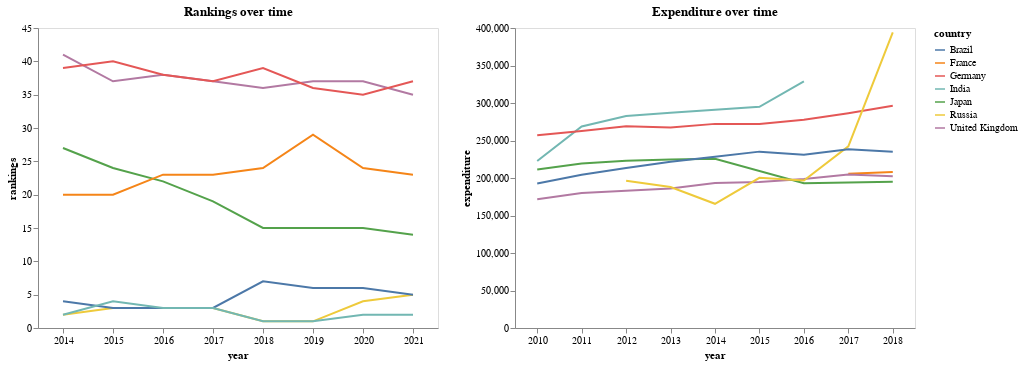

Source (notebook cell):
### Code cell
selection = alt.selection_multi(fields=['country'], bind='legend')
chart1 = alt.Chart(x,  title="Rankings over time").mark_line().encode(
    x=alt.X('year:N', axis=alt.Axis(tickMinStep = 0.5, labelAngle=0)),
    y=alt.Y('count', title='rankings'),
    color='country:N',
    opacity=alt.condition(selection, alt.value(1), alt.value(0.2))
).add_selection(
    selection
).properties(
    width=400,
    height=300
)


chart2 = alt.Chart(x_spending, title="Expenditure over time").mark_line().encode(
    x=alt.X('year:N', axis=alt.Axis(tickMinStep = 0.5, labelAngle=0)),
    y='expenditure',
    color='country:N',
    opacity=alt.condition(selection, alt.value(1), alt.value(0.2))
).add_selection(
    selection
).properties(
    width=400,
    height=300
)
alt.hconcat(chart1, chart2).configure_axis(
    grid=False)

### Figure 1 — Vega-Lite specification as saved in the notebook (floating-point values rounded to 4 significant figures)
{"config": {"view": {"continuousWidth": 400, "continuousHeight": 300}, "axis": {"grid": false}}, "hconcat": [{"data": {"name": "data-8b6ffeaad08d968b35ff94fa9a4d73fd"}, "mark": "line", "encoding": {"color": {"type": "nominal", "field": "country"}, "opacity": {"condition": {"value": 1, "selection": "selector001"}, "value": 0.2}, "x": {"type": "nominal", "axis": {"labelAngle": 0, "tickMinStep": 0.5}, "field": "year"}, "y": {"type": "quantitative", "field": "count", "title": "rankings"}}, "height": 300, "selection": {"selector001": {"type": "multi", "fields": ["country"], "bind": "legend"}}, "title": "Rankings over time", "width": 400}, {"data": {"name": "data-1bacc9dd47924da96362f6abc06f5616"}, "mark": "line", "encoding": {"color": {"type": "nominal", "field": "country"}, "opacity": {"condition": {"value": 1, "selection": "selector001"}, "value": 0.2}, "x": {"type": "nominal", "axis": {"labelAngle": 0, "tickMinStep": 0.5}, "field": "year"}, "y": {"type": "quantitative", "field": "expenditure"}}, "height": 300, "selection": {"selector001": {"type": "multi", "fields": ["country"], "bind": "legend"}}, "title": "Expenditure over time", "width": 400}], "$schema": "https://vega.github.io/schema/vega-lite/v4.8.1.json", "datasets": {"data-8b6ffeaad08d968b35ff94fa9a4d73fd": [{"world_rank": 4, "country": "United Kingdom", "year": 2014, "count": 41}, {"world_rank": 13, "country": "Japan", "year": 2014, "count": 27}, {"world_rank": 35, "country": "France", "year": 2014, "count": 20}, {"world_rank": 48, "country": "Russia", "year": 2014, "count": 2}, {"world_rank": 82, "country": "Germany", "year": 2014, "count": 39}, {"world_rank": 131, "country": "Brazil", "year": 2014, "count": 4}, {"world_rank": 328, "country": "India", "year": 2014, "count": 2}, {"world_rank": 4, "country": "United Kingdom", "year": 2015, "count": 37}, {"world_rank": 13, "country": "Japan", "year": 2015, "count": 24}, {"world_rank": 36, "country": "France", "year": 2015, "count": 20}, {"world_rank": 59, "country": "Russia", "year": 2015, "count": 3}, {"world_rank": 76, "country": "Germany", "year": 2015, "count": 40}, {"world_rank": 132, "country": "Brazil", "year": 2015, "count": 3}, {"world_rank": 341, "country": "India", "year": 2015, "count": 4}, {"world_rank": 4, "country": "United Kingdom", "year": 2016, "count": 38}, {"world_rank": 13, "country": "Japan", "year": 2016, "count": 22}, {"world_rank": 36, "country": "France", "year": 2016, "count": 23}, {"world_rank": 76, "country": "Germany", "year": 2016, "count": 38}, {"world_rank": 77, "country": "Russia", "year": 2016, "count": 3}, {"world_rank": 138, "country": "Brazil", "year": 2016, "count": 3}, {"world_rank": 354, "country": "India", "year": 2016, "count": 3}, {"world_rank": 4, "country": "United Kingdom", "year": 2017, "count": 37}, {"world_rank": 13, "country": "Japan", "year": 2017, "count": 19}, {"world_rank": 35, "country": "France", "year": 2017, "count": 23}, {"world_rank": 71, "country": "Germany", "year": 2017, "count": 37}, {"world_rank": 97, "country": "Russia", "year": 2017, "count": 3}, {"world_rank": 145, "country": "Brazil", "year": 2017, "count": 3}, {"world_rank": 397, "country": "India", "year": 2017, "count": 3}, {"world_rank": 4, "country": "United Kingdom", "year": 2018, "count": 36}, {"world_rank": 12, "country": "Japan", "year": 2018, "count": 15}, {"world_rank": 29, "country": "France", "year": 2018, "count": 24}, {"world_rank": 46, "country": "Germany", "year": 2018, "count": 39}, {"world_rank": 77, "country": "Brazil", "year": 2018, "count": 7}, {"world_rank": 126, "country": "Russia", "year": 2018, "count": 1}, {"world_rank": 420, "country": "India", "year": 2018, "count": 1}, {"world_rank": 4, "country": "United Kingdom", "year": 2019, "count": 37}, {"world_rank": 13, "country": "Japan", "year": 2019, "count": 15}, {"world_rank": 32, "country": "France", "year": 2019, "count": 29}, {"world_rank": 51, "country": "Germany", "year": 2019, "count": 36}, {"world_rank": 128, "country": "Brazil", "year": 2019, "count": 6}, {"world_rank": 222, "country": "Russia", "year": 2019, "count": 1}, {"world_rank": 435, "country": "India", "year": 2019, "count": 1}, {"world_rank": 4, "country": "United Kingdom", "year": 2020, "count": 37}, {"world_rank": 14, "country": "Japan", "year": 2020, "count": 15}, {"world_rank": 21, "country": "France", "year": 2020, "count": 24}, {"world_rank": 49, "country": "Germany", "year": 2020, "count": 35}, {"world_rank": 103, "country": "Brazil", "year": 2020, "count": 6}, {"world_rank": 193, "country": "Russia", "year": 2020, "count": 4}, {"world_rank": 415, "country": "India", "year": 2020, "count": 2}, {"world_rank": 4, "country": "United Kingdom", "year": 2021, "count": 35}, {"world_rank": 13, "country": "Japan", "year": 2021, "count": 14}, {"world_rank": 21, "country": "France", "year": 2021, "count": 23}, {"world_rank": 44, "country": "Germany", "year": 2021, "count": 37}, {"world_rank": 105, "country": "Brazil", "year": 2021, "count": 5}, {"world_rank": 194, "country": "Russia", "year": 2021, "count": 5}, {"world_rank": 415, "country": "India", "year": 2021, "count": 2}], "data-1bacc9dd47924da96362f6abc06f5616": [{"year": 2017, "country": "France", "educational_spending": 167400.0, "expenditure": 205600.0}, {"year": 2018, "country": "France", "educational_spending": 169200.0, "expenditure": 208200.0}, {"year": 2010, "country": "India", "educational_spending": 1089.0, "expenditure": 222600.0}, {"year": 2011, "country": "India", "educational_spending": 1243.0, "expenditure": 268600.0}, {"year": 2012, "country": "India", "educational_spending": 1446.0, "expenditure": 282800.0}, {"year": 2013, "country": "India", "educational_spending": 282.9, "expenditure": 287100.0}, {"year": 2015, "country": "India", "educational_spending": 1516.0, "expenditure": 294900.0}, {"year": 2016, "country": "India", "educational_spending": 1667.0, "expenditure": 328800.0}, {"year": 2010, "country": "United Kingdom", "educational_spending": 147500.0, "expenditure": 171700.0}, {"year": 2011, "country": "United Kingdom", "educational_spending": 147400.0, "expenditure": 180000.0}, {"year": 2013, "country": "United Kingdom", "educational_spending": 150100.0, "expenditure": 186100.0}, {"year": 2014, "country": "United Kingdom", "educational_spending": 155400.0, "expenditure": 193200.0}, {"year": 2015, "country": "United Kingdom", "educational_spending": 158400.0, "expenditure": 194500.0}, {"year": 2016, "country": "United Kingdom", "educational_spending": 158200.0, "expenditure": 198800.0}, {"year": 2017, "country": "United Kingdom", "educational_spending": 161700.0, "expenditure": 204800.0}, {"year": 2018, "country": "United Kingdom", "educational_spending": 158300.0, "expenditure": 202200.0}, {"year": 2010, "country": "Germany", "educational_spending": 195000.0, "expenditure": 257100.0}, {"year": 2011, "country": "Germany", "educational_spending": 197800.0, "expenditure": 262600.0}, {"year": 2012, "country": "Germany", "educational_spending": 204100.0, "expenditure": 269000.0}, {"year": 2013, "country": "Germany", "educational_spending": 204100.0, "expenditure": 267300.0}, {"year": 2014, "country": "Germany", "educational_spending": 208000.0, "expenditure": 272200.0}, {"year": 2015, "country": "Germany", "educational_spending": 208300.0, "expenditure": 272100.0}, {"year": 2016, "country": "Germany", "educational_spending": 212200.0, "expenditure": 277500.0}, {"year": 2017, "country": "Germany", "educational_spending": 219700.0, "expenditure": 286400.0}, {"year": 2018, "country": "Germany", "educational_spending": 227500.0, "expenditure": 296400.0}, {"year": 2010, "country": "Japan", "educational_spending": 33770.0, "expenditure": 211200.0}, {"year": 2011, "country": "Japan", "educational_spending": 34140.0, "expenditure": 219200.0}, {"year": 2012, "country": "Japan", "educational_spending": 35750.0, "expenditure": 223100.0}, {"year": 2013, "country": "Japan", "educational_spending": 35770.0, "expenditure": 224500.0}, {"year": 2014, "country": "Japan", "educational_spending": 37110.0, "expenditure": 225800.0}, {"year": 2016, "country": "Japan", "educational_spending": 31900.0, "expenditure": 193000.0}, {"year": 2017, "country": "Japan", "educational_spending": 32350.0, "expenditure": 194100.0}, {"year": 2018, "country": "Japan", "educational_spending": 33020.0, "expenditure": 195000.0}, {"year": 2012, "country": "Russia", "educational_spending": 152700.0, "expenditure": 196300.0}, {"year": 2013, "country": "Russia", "educational_spending": 154200.0, "expenditure": 187900.0}, {"year": 2014, "country": "Russia", "educational_spending": 165600.0, "expenditure": 165600.0}, {"year": 2015, "country": "Russia", "educational_spending": 155100.0, "expenditure": 200200.0}, {"year": 2016, "country": "Russia", "educational_spending": 152400.0, "expenditure": 196600.0}, {"year": 2017, "country": "Russia", "educational_spending": 193500.0, "expenditure": 242200.0}, {"year": 2018, "country": "Russia", "educational_spending": 197000.0, "expenditure": 394000.0}, {"year": 2010, "country": "Brazil", "educational_spending": 165600.0, "expenditure": 192800.0}, {"year": 2011, "country": "Brazil", "educational_spending": 174900.0, "expenditure": 204200.0}, {"year": 2012, "country": "Brazil", "educational_spending": 181900.0, "expenditure": 213400.0}, {"year": 2013, "country": "Brazil", "educational_spending": 186900.0, "expenditure": 221600.0}, {"year": 2014, "country": "Brazil", "educational_spending": 191300.0, "expenditure": 228200.0}, {"year": 2015, "country": "Brazil", "educational_spending": 193600.0, "expenditure": 235200.0}, {"year": 2016, "country": "Brazil", "educational_spending": 189500.0, "expenditure": 231000.0}, {"year": 2017, "country": "Brazil", "educational_spending": 192200.0, "expenditure": 238500.0}, {"year": 2018, "country": "Brazil", "educational_spending": 191600.0, "expenditure": 234900.0}]}}
